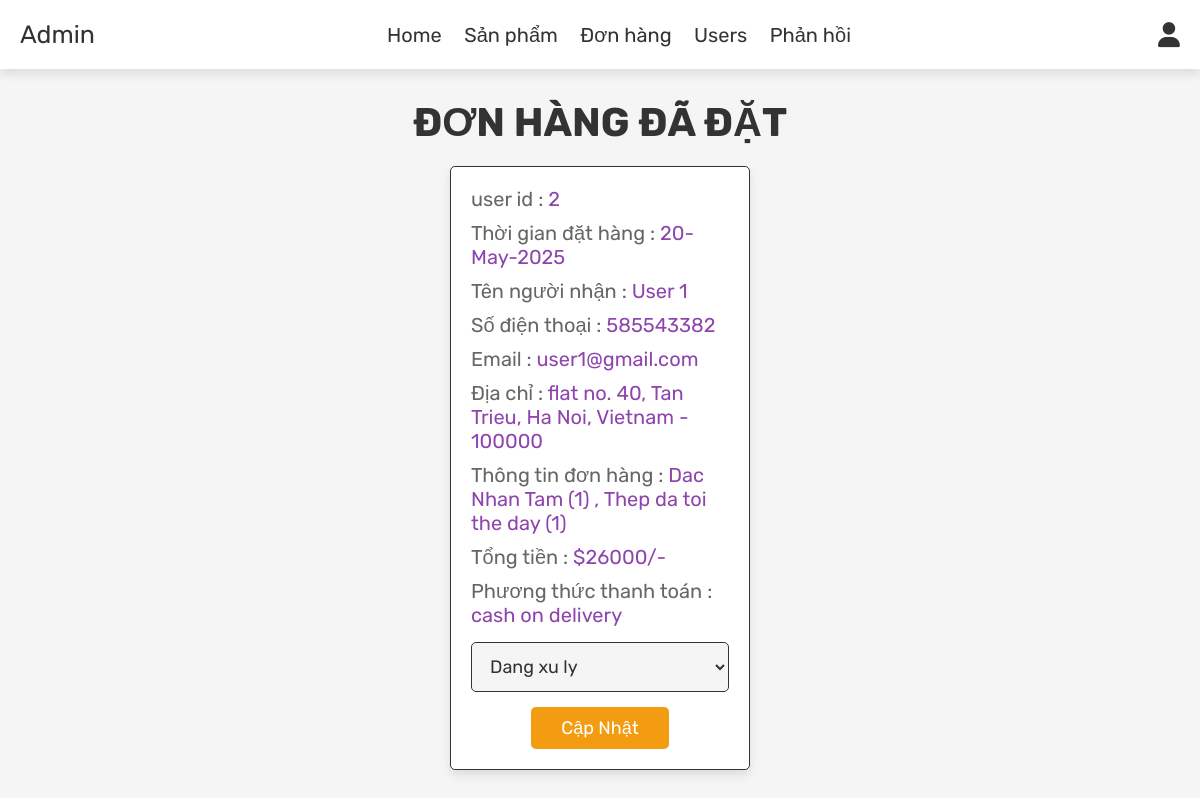
Page /admin_orders.php (signed in) on the committed database.
### tables this page shows
CREATE TABLE `orders` (
  `id` int NOT NULL AUTO_INCREMENT,
  `user_id` int NOT NULL,
  `name` varchar(100) NOT NULL,
  `number` varchar(12) NOT NULL,
  `email` varchar(100) NOT NULL,
  `method` varchar(50) NOT NULL,
  `address` varchar(500) NOT NULL,
  `total_products` varchar(1000) NOT NULL,
  `total_price` int NOT NULL,
  `placed_on` varchar(50) NOT NULL,
  `payment_status` varchar(20) NOT NULL DEFAULT 'Dang xu ly',
  `employee_id` int DEFAULT NULL,
  PRIMARY KEY (`id`),
  KEY `fk_orders_user` (`user_id`),
  KEY `employee_id` (`employee_id`),
  CONSTRAINT `fk_orders_user` FOREIGN KEY (`user_id`) REFERENCES `users` (`id`) ON DELETE CASCADE,
  CONSTRAINT `orders_ibfk_1` FOREIGN KEY (`employee_id`) REFERENCES `employees` (`id`) ON DELETE SET NULL ON UPDATE CASCADE
);

### admin_orders.php (the view, shortened to what this page needs)
<?php
include 'config.php';
?>
<!DOCTYPE html>
<html lang="en">
<head>
   <link rel="stylesheet" href="https://cdnjs.cloudflare.com/ajax/libs/font-awesome/6.0.0/css/all.min.css">
   <link rel="stylesheet" href="css/admin_style.css">
</head>
<body>
<?php include 'admin_header.php'; ?>
<section class="orders">
   <h1 class="title">Đơn hàng đã đặt</h1>
   <div class="box-container">
      <?php
      $select_orders = mysqli_query($conn, "SELECT * FROM `orders`") or die('query failed');
      if(mysqli_num_rows($select_orders) > 0){
         while($fetch_orders = mysqli_fetch_assoc($select_orders)){
      ?>
      <div class="box">
         <p> user id : <span><?php echo $fetch_orders['user_id']; ?></span> </p>
         <p> Thời gian đặt hàng : <span><?php echo $fetch_orders['placed_on']; ?></span> </p>
         <p> Tên người nhận : <span><?php echo $fetch_orders['name']; ?></span> </p>
         <p> Số điện thoại : <span><?php echo $fetch_orders['number']; ?></span> </p>
         <p> Email : <span><?php echo $fetch_orders['email']; ?></span> </p>
         <p> Địa chỉ : <span><?php echo $fetch_orders['address']; ?></span> </p>
         <p> Thông tin đơn hàng : <span><?php echo $fetch_orders['total_products']; ?></span> </p>
         <p> Tổng tiền : <span>$<?php echo $fetch_orders['total_price']; ?>/-</span> </p>
         <p> Phương thức thanh toán : <span><?php echo $fetch_orders['method']; ?></span> </p>
         <form action="" method="post">
            <select name="update_payment">
               <option value="" selected disabled><?php echo $fetch_orders['payment_status']; ?></option>
            </select>
            <input type="submit" value="Cập nhật" name="update_order" class="option-btn">
         </form>
      </div>
      <?php
         }
      }else{
         echo '<p class="empty">no orders placed yet!</p>';
      }
      ?>
   </div>
</section>
</body>
</html>

### css/admin_style.css (style rules this page uses)
:root { --purple:#8e44ad; --red:#c0392b; --orange:#f39c12; --black:#333; --white:#fff; --light-color:#666; --light-white:#ccc; --light-bg:#f5f5f5; --border:.1rem solid var(--black); --box-shadow:0 .5rem 1rem rgba(0,0,0,.1); }
* { font-family: 'Rubik', sans-serif; margin:0; padding:0; box-sizing: border-box; outline: none; border:none; text-decoration: none; transition:all .2s linear; }
html { font-size: 62.5%; overflow-x: hidden; }
body { background-color: var(--light-bg); }
section { padding:3rem 2rem; }
.title { text-align: center; margin-bottom: 2rem; text-transform: uppercase; color:var(--black); font-size: 4rem; }
.btn, .option-btn, .delete-btn, .white-btn { display: inline-block; margin-top: 1rem; padding:1rem 3rem; cursor: pointer; color:var(--white); font-size: 1.8rem; border-radius: .5rem; text-transform: capitalize; }
.option-btn { background-color: var(--orange); }
.orders .box-container { display: grid; grid-template-columns: repeat(auto-fit, 30rem); justify-content: center; gap:1.5rem; max-width: 1200px; margin:0 auto; align-items: flex-start; }
.orders .box-container .box { background-color: var(--white); padding:2rem; border:var(--border); box-shadow: var(--box-shadow); border-radius: .5rem; }
.orders .box-container .box p { padding-bottom: 1rem; font-size: 2rem; color:var(--light-color); }
.orders .box-container .box p span { color:var(--purple); }
.orders .box-container .box form { text-align: center; }
.orders .box-container .box form select { border-radius: .5rem; margin:.5rem 0; width: 100%; background-color: var(--light-bg); border:var(--border); padding:1.2rem 1.4rem; font-size: 1.8rem; color:var(--black); }

### rows in the picture
orders: user "2", placed_on "20-May-2025", name "User 1", number "585543382", email "user1@gmail.com", address "flat no. 40, Tan Trieu, Ha Noi, Vietnam - 100000", total_products "Dac Nhan Tam (1) , Thep da toi the day (1)", total_price "26000", method "cash on delivery", update_payment "Dang xu ly"
